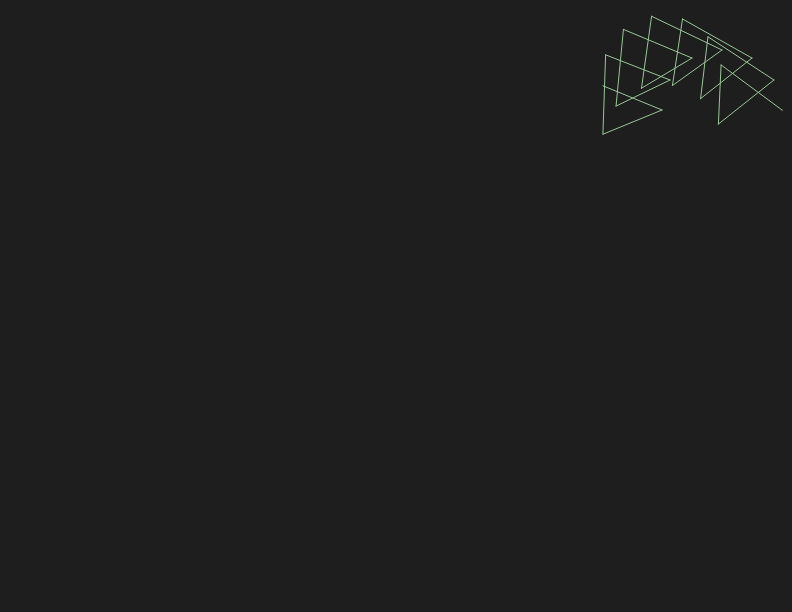
Frame 1 (no input)
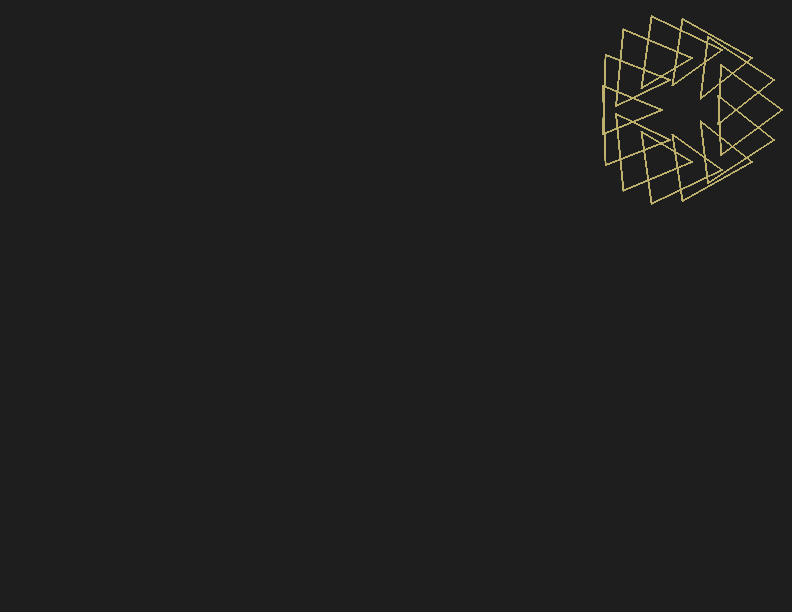
Frame 60 (no input)
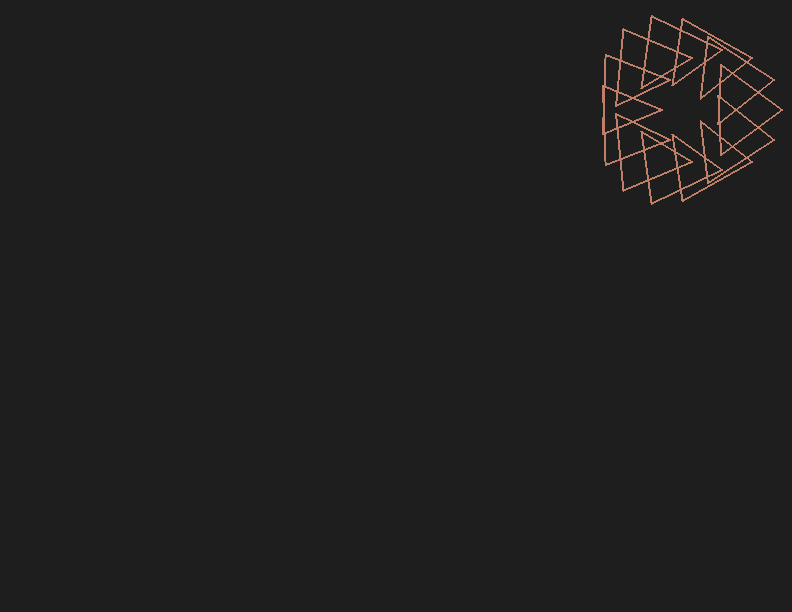
Frame 120 (the mouse pressed at the canvas centre since frame 60)

The p5.js sketch that drew these frames (run headless with seeded random() and noise() and a simulated clock; from frame 60 on, the mouse is pressed at the canvas centre):

// p5.js sketch
// ── sketch.js
var r1 = 60
var r2 = 40

var a1 = 0
var a2 = 0

//var a1Inc
//var a2Inc

var prevX
var prevY

function setup() {
  createCanvas(792, 612)
  angleMode (DEGREES)
  background (30)

  a1Inc = random (0.1,5)
  a2Inc = random (0.1,5)

}

function draw() {

  translate(682,110)
  stroke(255)


for (var i = 0; i<20; i++) {
  var x1 = r1 * cos(a1)
  var y1 = r1 * sin(a1)

  var x2 = x1 + r2 * cos(a2)
  var y2 = y1 + r2 * sin(a2)

  var r = map(sin(frameCount), -1, 1, 100, 200)
  var g = map(cos(frameCount), -1, 1, 100, 200)
  var b = map(sin(frameCount), -1, 1, 200, 100)

  stroke(r,g,b)

  line(prevX,prevY, x2, y2)

  prevX = x2
  prevY = y2

  a1 += 350
  a2 += 600


 // a1 += a1Inc
 // a2 += a2Inc

}

 // noLoop();

}
